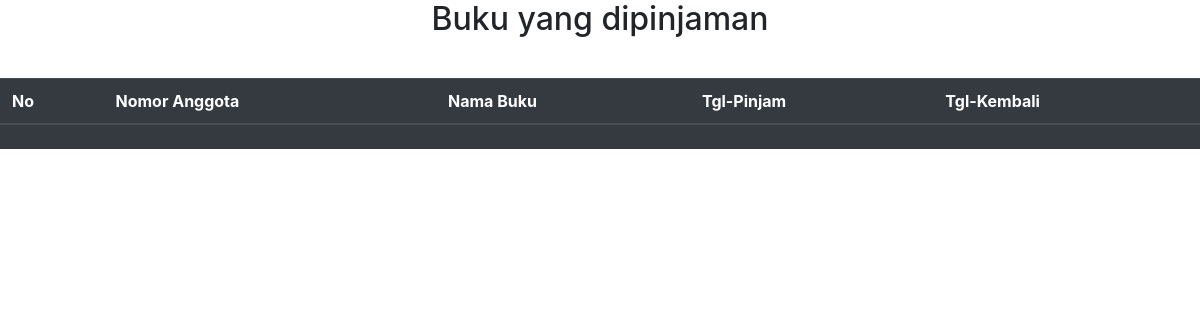
Before: /15/buku_dipinjam/ with the older database file.
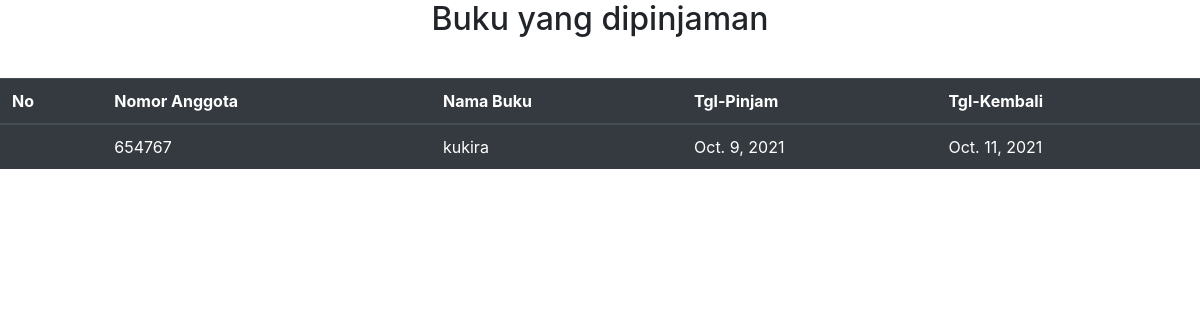
After: the same page with the newer database file.
### perpus/models.py (models this page shows)
class pinjam(models.Model):
    nmr_anggota = models.IntegerField()
    nama = models.TextField(max_length=200)
    buku = models.TextField(max_length=200)
    jml_buku = models.IntegerField()
    tgl_pinjam = models.DateField(blank=True, null=True)
    tgl_kembali = models.DateField(blank=True, null=True)

### perpus/views.py (the view)
# urls.py: path('<id>/buku_dipinjam/', views.buku_dipinjam),
def buku_dipinjam(request,id):
    detail = models.pinjam.objects.filter(id=id).first()
    return render (request,'buku_dipinjam.html', {
        'data': detail,
    })

### perpus/templates/buku_dipinjam.html (shortened to what this page needs)
<html lang="en">
<head>
    <link rel="stylesheet" href="https://cdn.jsdelivr.net/npm/bootstrap@4.6.0/dist/css/bootstrap.min.css">
</head>
<body>
    <h2><p style="text-align:center">Buku yang dipinjaman</p></h2>
    <br>
    <table class="table table-dark">
        <thead>
          <tr>
            <th scope="col">No</th>
            <th scope="col">Nomor Anggota</th>
            <th scope="col">Nama Buku</th>
            <th scope="col">Tgl-Pinjam</th>
            <th scope="col">Tgl-Kembali</th>
          </tr>
        </thead>
        <tbody>
          <tr>
            <td>{{forloop.counter}}</td>
            <td>{{data.nmr_anggota}}</td>
            <td>{{data.buku}}</td>
            <td>{{data.tgl_pinjam}}</td>
            <td>{{data.tgl_kembali}}</td>
          </tr>
        </tbody>
      </table>
</body>
</html>

Changed rows visible on the page:
added pinjam: nmr_anggota "654767", buku "kukira", tgl_pinjam "Oct. 9, 2021", tgl_kembali "Oct. 11, 2021"
